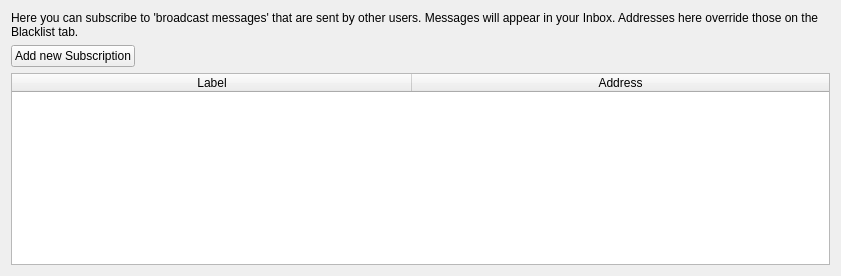
      <widget class="QWidget" name="subscriptions">
       <attribute name="icon">
        <iconset resource="bitmessage_icons.qrc">
         <normaloff>:/newPrefix/images/subscriptions.png</normaloff>:/newPrefix/images/subscriptions.png</iconset>
       </attribute>
       <attribute name="title">
        <string>Subscriptions</string>
       </attribute>
       <layout class="QGridLayout" name="gridLayout_4">
        <item row="0" column="0" colspan="2">
         <widget class="QLabel" name="label_5">
          <property name="text">
           <string>Here you can subscribe to 'broadcast messages' that are sent by other users. Messages will appear in your Inbox. Addresses here override those on the Blacklist tab.</string>
          </property>
          <property name="wordWrap">
           <bool>true</bool>
          </property>
         </widget>
        </item>
        <item row="1" column="0">
         <widget class="QPushButton" name="pushButtonAddSubscription">
          <property name="text">
           <string>Add new Subscription</string>
          </property>
         </widget>
        </item>
        <item row="1" column="1">
         <spacer name="horizontalSpacer_2">
          <property name="orientation">
           <enum>Qt::Horizontal</enum>
          </property>
          <property name="sizeHint" stdset="0">
           <size>
            <width>689</width>
            <height>20</height>
           </size>
          </property>
         </spacer>
        </item>
        <item row="2" column="0" colspan="2">
         <widget class="QTableWidget" name="tableWidgetSubscriptions">
          <property name="alternatingRowColors">
           <bool>true</bool>
          </property>
          <property name="selectionMode">
           <enum>QAbstractItemView::SingleSelection</enum>
          </property>
          <property name="selectionBehavior">
           <enum>QAbstractItemView::SelectRows</enum>
          </property>
          <property name="sortingEnabled">
           <bool>true</bool>
          </property>
          <attribute name="horizontalHeaderCascadingSectionResizes">
           <bool>true</bool>
          </attribute>
          <attribute name="horizontalHeaderDefaultSectionSize">
           <number>400</number>
          </attribute>
          <attribute name="horizontalHeaderHighlightSections">
           <bool>false</bool>
          </attribute>
          <attribute name="horizontalHeaderShowSortIndicator" stdset="0">
           <bool>false</bool>
          </attribute>
          <attribute name="horizontalHeaderStretchLastSection">
           <bool>true</bool>
          </attribute>
          <attribute name="verticalHeaderVisible">
           <bool>false</bool>
          </attribute>
          <column>
           <property name="text">
            <string>Label</string>
           </property>
          </column>
          <column>
           <property name="text">
            <string>Address</string>
           </property>
          </column>
         </widget>
        </item>
       </layout>
      </widget>
